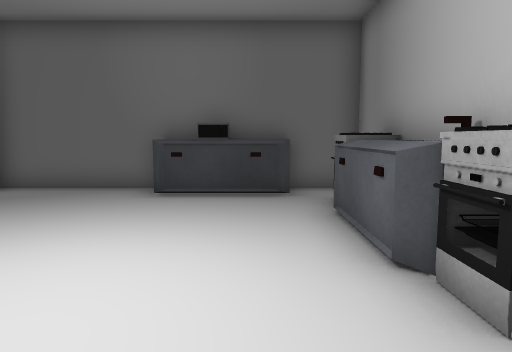
[1] (above)

23 first-person views from a walk through a Unity game level. The camera is 1.3 m above the floor, tilts 6° down and sees 70° across. Doors are open. The floor is counted in squares, 1 m on a side. Each view is taken from the middle of a square. On the plan, view 1 faces up. The plan holds only what a view shows up to about 15 squares ahead; the rest is blank. The player character is not drawn.

[2]
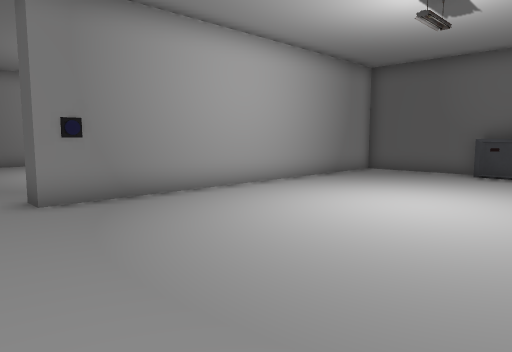

[3]
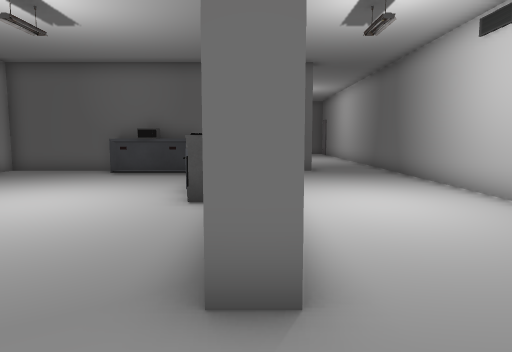

[4]
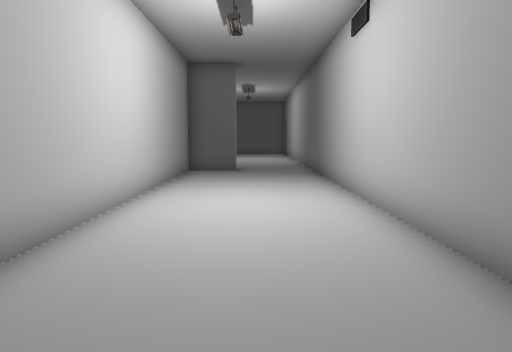

[5]
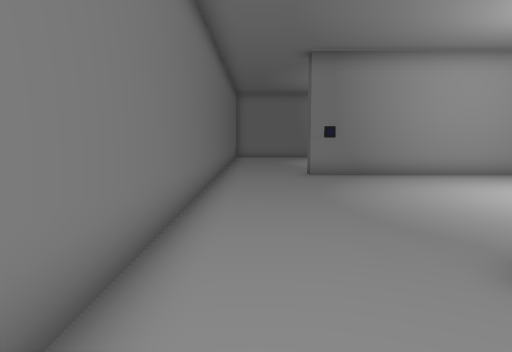

[6]
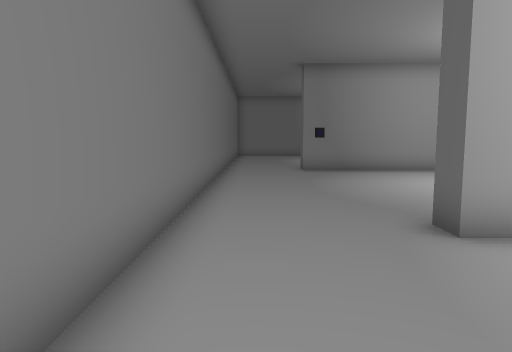

[7]
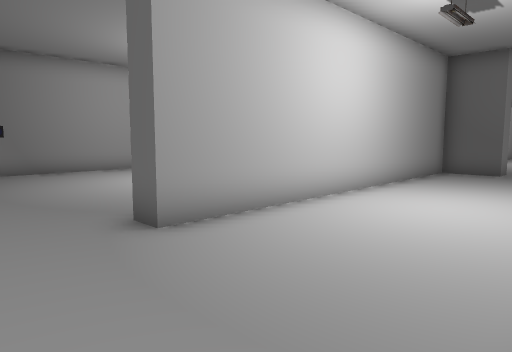

[8]
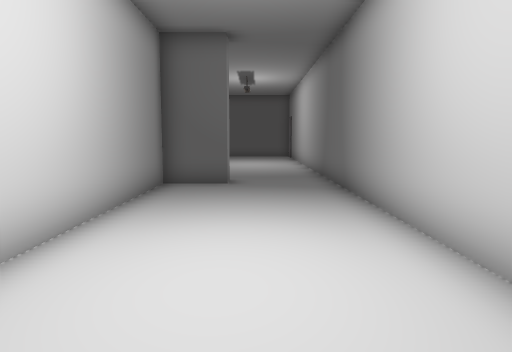

[9]
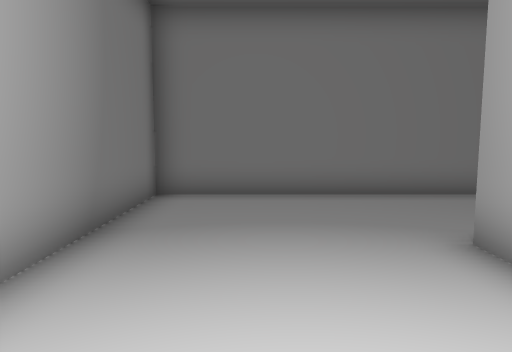

[10]
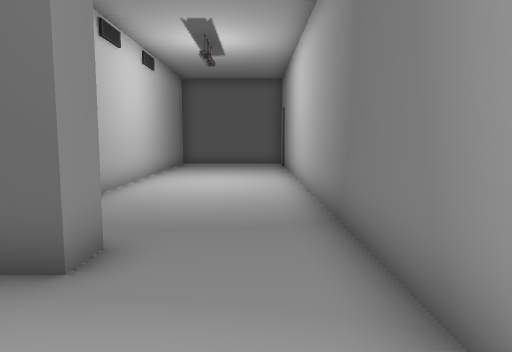

[11]
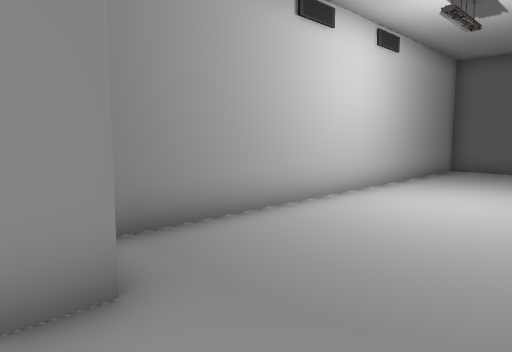

[12]
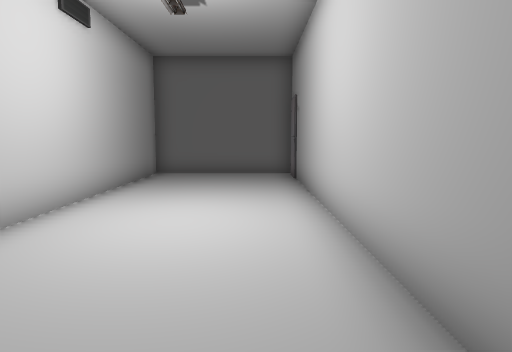

[13]
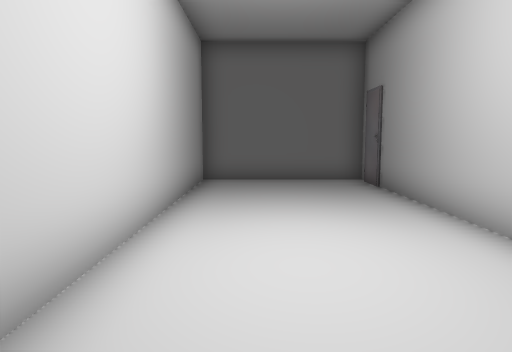

[14]
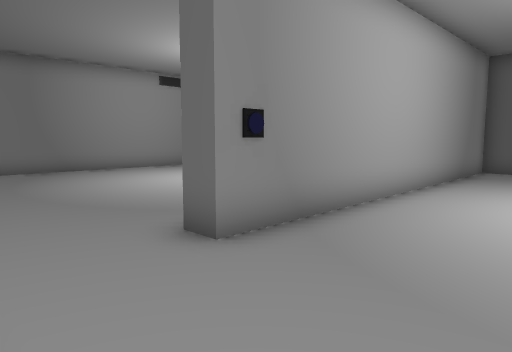

[15]
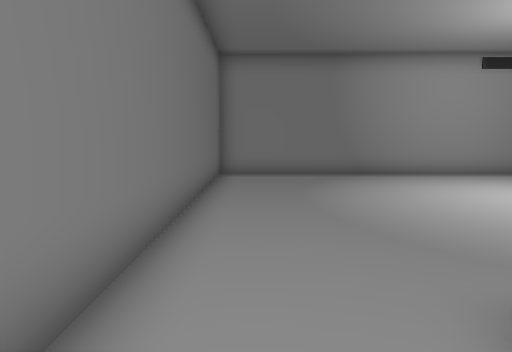

[16]
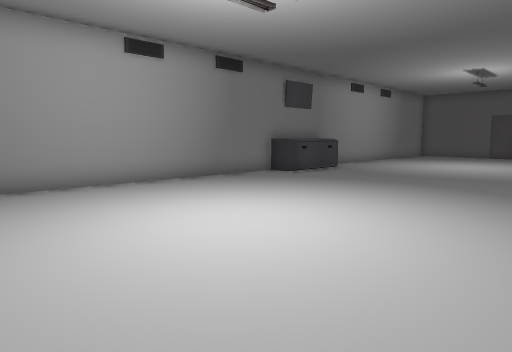

[17]
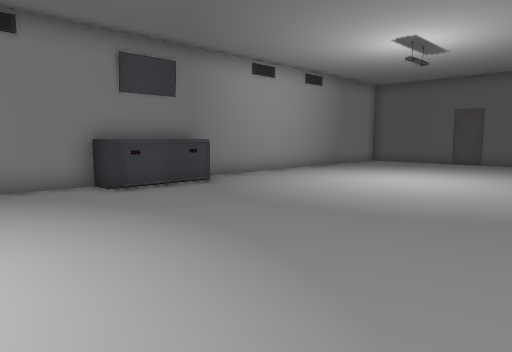

[18]
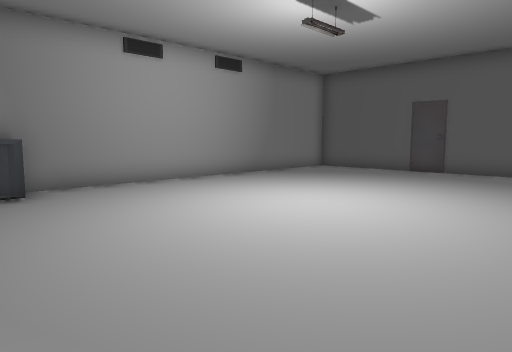

[19]
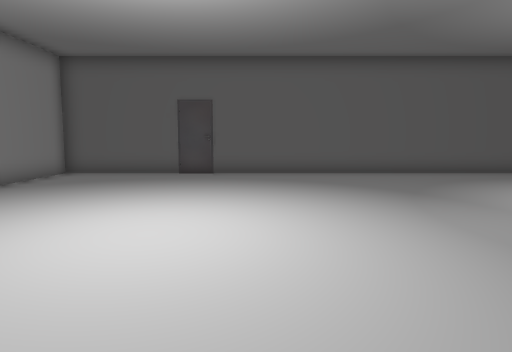

[20]
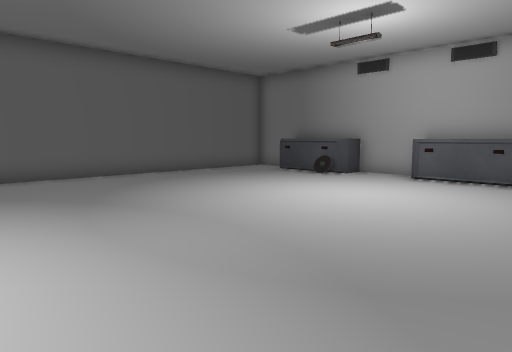

[21]
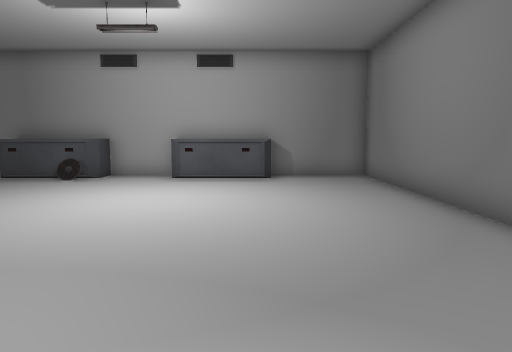

[22]
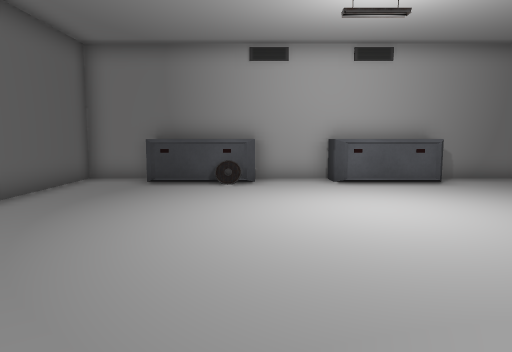

[23]
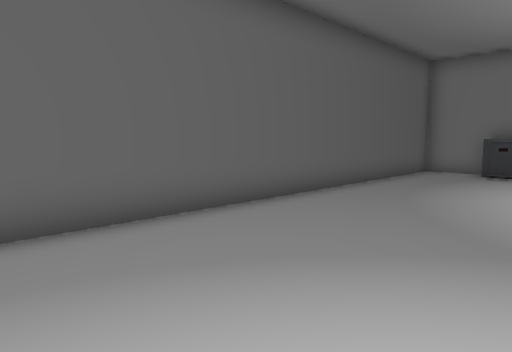

### Floor plan
Points are (right, up) in squares from view 1. A wall is a line through its corners. A room is listed if a view was taken in it or the views show most of it. See-through windows are left out.
Room 1 (views 1, 2, 3, 4, 5, 6, 7, 8, 9, 10, 11, 14, 15)
walls: (2.6, 3.8) (2.6, 9.4) (1.4, 9.4); (-2.4, 9.4) (-6.6, 9.4) (-6.6, -3.1); (5.2, 10.2) (5.2, 9.4) (3.4, 9.4) (3.4, -2.4) (2.5, -2.4); (-7.1, -6.3) (8.3, -6.3) (8.3, 10.1)
ways out: open door at (6.5, 10) to room 2; open door at (-7, -4.5) to room 3
objects: other object (-2, 8) to (-2, 9); other object (-1, 8) to (-1, 9); other object (0, 8) to (1, 9); other object (2, 2) to (2, 3); other object (2, 4) to (2, 5); other object (2, 6); other object (2, 7)
Room 2 (views 12, 13)
walls: (8.3, 10.1) (8.3, 24.3) (3.4, 24.3) (3.4, 11)
ways out: open door at (6.5, 10) to room 1
Room 3 (views 16, 17, 18, 19, 20, 21, 22, 23)
walls: (-4.8, 10.2) (2.6, 10.2) (2.6, 24.3) (-18, 24.3) (-18, -6.3) (-7.1, -6.3)
ways out: open door at (-7, -4.5) to room 1
objects: other object (-17, 9) to (-17, 12); other object (-7, -2); other object (1, 20); other object (2, 14) to (2, 16); other object (2, 19) to (2, 22)

Positions as (right, up) in squares from view 1, and headings:
1: (0, 0), facing up
2: (1, -5), facing up-left
3: (3, -5), facing up
4: (6, -5), facing up
5: (6, -5), facing left
6: (8, -5), facing left
7: (8, -5), facing up-left
8: (6, -1), facing up
9: (6, 2), facing down
10: (7, 6), facing up
11: (8, 9), facing up-left
12: (7, 11), facing up
13: (5, 13), facing up
14: (-3, -6), facing up-left
15: (-5, -5), facing left
16: (-8, -2), facing up-left
17: (-8, 5), facing up-left
18: (-8, 10), facing up-left
19: (-11, 11), facing up
20: (-10, 12), facing up-right
21: (-10, 14), facing right
22: (-9, 19), facing right
23: (-12, 19), facing up-right
